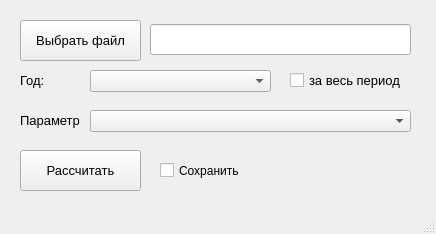
<?xml version="1.0" encoding="UTF-8"?>
<ui version="4.0">
 <class>MainWindow</class>
 <widget class="QMainWindow" name="MainWindow">
  <property name="geometry">
   <rect>
    <x>0</x>
    <y>0</y>
    <width>436</width>
    <height>234</height>
   </rect>
  </property>
  <property name="windowTitle">
   <string>DataSAGD</string>
  </property>
  <widget class="QWidget" name="centralwidget">
   <widget class="QComboBox" name="comboBox_year">
    <property name="geometry">
     <rect>
      <x>90</x>
      <y>70</y>
      <width>181</width>
      <height>22</height>
     </rect>
    </property>
    <property name="font">
     <font>
      <pointsize>10</pointsize>
     </font>
    </property>
   </widget>
   <widget class="QPushButton" name="pushButton_file">
    <property name="geometry">
     <rect>
      <x>20</x>
      <y>20</y>
      <width>121</width>
      <height>41</height>
     </rect>
    </property>
    <property name="font">
     <font>
      <pointsize>10</pointsize>
     </font>
    </property>
    <property name="text">
     <string>Выбрать файл</string>
    </property>
   </widget>
   <widget class="QComboBox" name="comboBox_param">
    <property name="geometry">
     <rect>
      <x>90</x>
      <y>110</y>
      <width>321</width>
      <height>22</height>
     </rect>
    </property>
    <property name="font">
     <font>
      <pointsize>10</pointsize>
     </font>
    </property>
   </widget>
   <widget class="QPushButton" name="pushButton_calc">
    <property name="geometry">
     <rect>
      <x>20</x>
      <y>150</y>
      <width>121</width>
      <height>41</height>
     </rect>
    </property>
    <property name="font">
     <font>
      <pointsize>10</pointsize>
     </font>
    </property>
    <property name="text">
     <string>Рассчитать</string>
    </property>
   </widget>
   <widget class="QLabel" name="label_year">
    <property name="geometry">
     <rect>
      <x>20</x>
      <y>70</y>
      <width>31</width>
      <height>21</height>
     </rect>
    </property>
    <property name="font">
     <font>
      <pointsize>10</pointsize>
     </font>
    </property>
    <property name="text">
     <string>Год:</string>
    </property>
   </widget>
   <widget class="QLabel" name="label_param">
    <property name="geometry">
     <rect>
      <x>20</x>
      <y>110</y>
      <width>61</width>
      <height>21</height>
     </rect>
    </property>
    <property name="font">
     <font>
      <pointsize>10</pointsize>
     </font>
    </property>
    <property name="text">
     <string>Параметр:</string>
    </property>
   </widget>
   <widget class="QLineEdit" name="lineEdit_file">
    <property name="geometry">
     <rect>
      <x>150</x>
      <y>24</y>
      <width>261</width>
      <height>31</height>
     </rect>
    </property>
   </widget>
   <widget class="QLabel" name="label_between">
    <property name="geometry">
     <rect>
      <x>360</x>
      <y>160</y>
      <width>47</width>
      <height>21</height>
     </rect>
    </property>
    <property name="font">
     <font>
      <pointsize>10</pointsize>
     </font>
    </property>
    <property name="text">
     <string/>
    </property>
   </widget>
   <widget class="QCheckBox" name="checkBox_all_years">
    <property name="geometry">
     <rect>
      <x>290</x>
      <y>70</y>
      <width>121</width>
      <height>21</height>
     </rect>
    </property>
    <property name="font">
     <font>
      <pointsize>10</pointsize>
     </font>
    </property>
    <property name="text">
     <string>за весь период</string>
    </property>
   </widget>
   <widget class="QCheckBox" name="checkBox_save">
    <property name="geometry">
     <rect>
      <x>160</x>
      <y>150</y>
      <width>91</width>
      <height>41</height>
     </rect>
    </property>
    <property name="text">
     <string>Сохранить</string>
    </property>
   </widget>
  </widget>
  <widget class="QMenuBar" name="menubar">
   <property name="geometry">
    <rect>
     <x>0</x>
     <y>0</y>
     <width>436</width>
     <height>21</height>
    </rect>
   </property>
  </widget>
  <widget class="QStatusBar" name="statusbar"/>
 </widget>
 <resources/>
 <connections/>
</ui>
